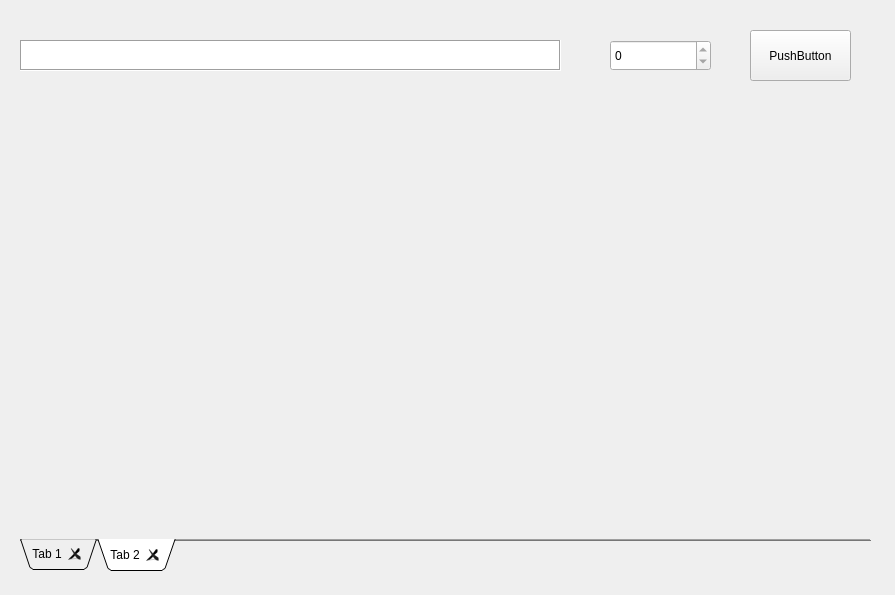
<?xml version="1.0" encoding="UTF-8"?>
<ui version="4.0">
 <class>MainWindow</class>
 <widget class="QMainWindow" name="MainWindow">
  <property name="windowModality">
   <enum>Qt::NonModal</enum>
  </property>
  <property name="geometry">
   <rect>
    <x>0</x>
    <y>0</y>
    <width>895</width>
    <height>595</height>
   </rect>
  </property>
  <property name="windowTitle">
   <string>MainWindow</string>
  </property>
  <property name="tabShape">
   <enum>QTabWidget::Rounded</enum>
  </property>
  <property name="dockNestingEnabled">
   <bool>false</bool>
  </property>
  <widget class="QWidget" name="centralWidget">
   <widget class="QTextBrowser" name="textBrowser">
    <property name="geometry">
     <rect>
      <x>20</x>
      <y>40</y>
      <width>541</width>
      <height>31</height>
     </rect>
    </property>
    <property name="frameShape">
     <enum>QFrame::Box</enum>
    </property>
    <property name="frameShadow">
     <enum>QFrame::Sunken</enum>
    </property>
    <property name="verticalScrollBarPolicy">
     <enum>Qt::ScrollBarAlwaysOff</enum>
    </property>
    <property name="horizontalScrollBarPolicy">
     <enum>Qt::ScrollBarAlwaysOff</enum>
    </property>
    <property name="readOnly">
     <bool>true</bool>
    </property>
   </widget>
   <widget class="QPushButton" name="pushButton">
    <property name="geometry">
     <rect>
      <x>750</x>
      <y>30</y>
      <width>101</width>
      <height>51</height>
     </rect>
    </property>
    <property name="text">
     <string>PushButton</string>
    </property>
    <property name="checkable">
     <bool>false</bool>
    </property>
    <property name="checked">
     <bool>false</bool>
    </property>
    <property name="autoDefault">
     <bool>false</bool>
    </property>
    <property name="default">
     <bool>false</bool>
    </property>
    <property name="flat">
     <bool>false</bool>
    </property>
   </widget>
   <widget class="QSpinBox" name="spinBox">
    <property name="enabled">
     <bool>true</bool>
    </property>
    <property name="geometry">
     <rect>
      <x>610</x>
      <y>40</y>
      <width>101</width>
      <height>31</height>
     </rect>
    </property>
    <property name="mouseTracking">
     <bool>false</bool>
    </property>
    <property name="focusPolicy">
     <enum>Qt::WheelFocus</enum>
    </property>
    <property name="acceptDrops">
     <bool>false</bool>
    </property>
    <property name="wrapping">
     <bool>false</bool>
    </property>
    <property name="frame">
     <bool>true</bool>
    </property>
    <property name="readOnly">
     <bool>true</bool>
    </property>
    <property name="buttonSymbols">
     <enum>QAbstractSpinBox::UpDownArrows</enum>
    </property>
    <property name="accelerated">
     <bool>false</bool>
    </property>
   </widget>
   <widget class="QTabWidget" name="tabWidget">
    <property name="enabled">
     <bool>true</bool>
    </property>
    <property name="geometry">
     <rect>
      <x>20</x>
      <y>80</y>
      <width>851</width>
      <height>491</height>
     </rect>
    </property>
    <property name="font">
     <font>
      <weight>50</weight>
      <bold>false</bold>
      <kerning>true</kerning>
     </font>
    </property>
    <property name="cursor">
     <cursorShape>ArrowCursor</cursorShape>
    </property>
    <property name="mouseTracking">
     <bool>true</bool>
    </property>
    <property name="acceptDrops">
     <bool>false</bool>
    </property>
    <property name="layoutDirection">
     <enum>Qt::LeftToRight</enum>
    </property>
    <property name="autoFillBackground">
     <bool>false</bool>
    </property>
    <property name="tabPosition">
     <enum>QTabWidget::South</enum>
    </property>
    <property name="tabShape">
     <enum>QTabWidget::Triangular</enum>
    </property>
    <property name="currentIndex">
     <number>1</number>
    </property>
    <property name="usesScrollButtons">
     <bool>false</bool>
    </property>
    <property name="documentMode">
     <bool>true</bool>
    </property>
    <property name="tabsClosable">
     <bool>true</bool>
    </property>
    <property name="movable">
     <bool>false</bool>
    </property>
    <widget class="QWidget" name="tab">
     <attribute name="title">
      <string>Tab 1</string>
     </attribute>
    </widget>
    <widget class="QWidget" name="tab_2">
     <attribute name="title">
      <string>Tab 2</string>
     </attribute>
    </widget>
   </widget>
  </widget>
 </widget>
 <layoutdefault spacing="6" margin="11"/>
 <resources/>
 <connections/>
</ui>
